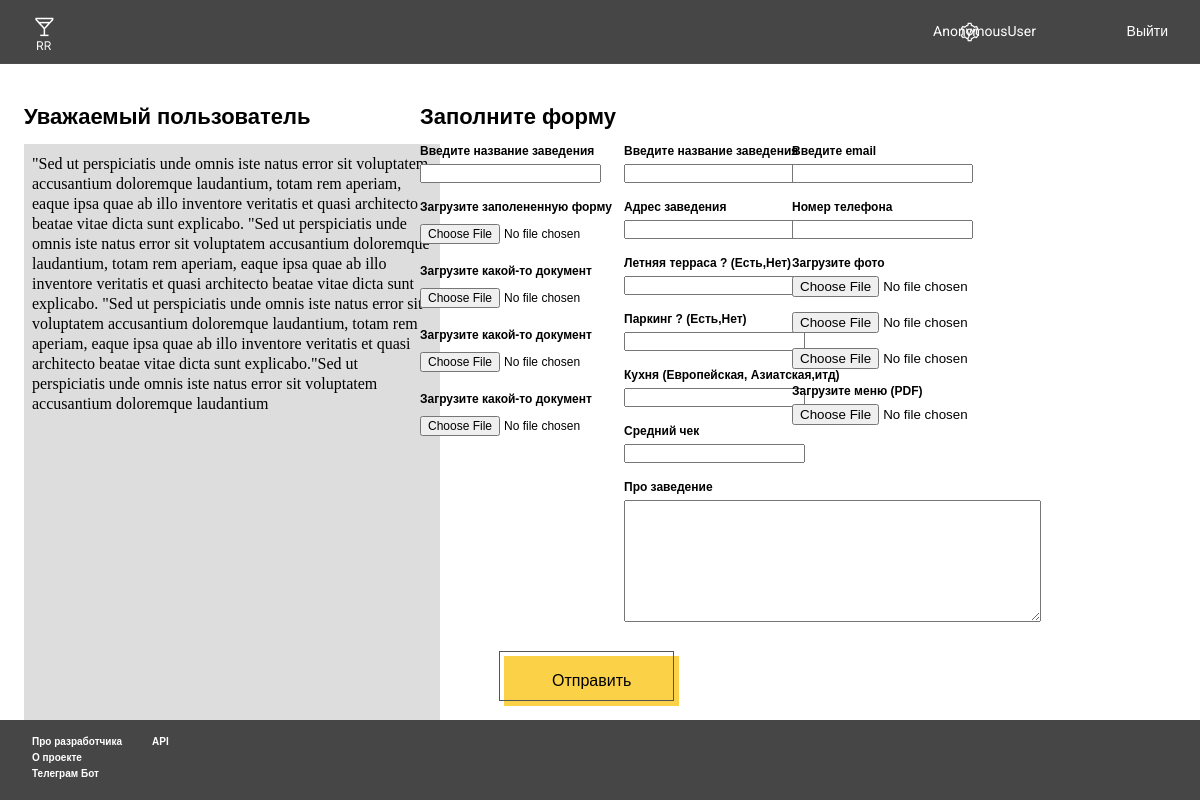
Page /application_new_res on the committed database.
### app/models.py (models this page shows)
class ui_elements(models.Model):
    background=models.ImageField(upload_to='ui_bac_image/')
    header=models.ImageField(upload_to='ui_png/')
    ico_header=models.ImageField(upload_to='ico_header/')
    ico_setting_header = models.ImageField(upload_to='ico_header/',null=True)
    f_image = models.ImageField(upload_to='f_image/')
    complete_image=models.ImageField(upload_to="complete_image/",blank=True)
    new_restaurant_setting_img=models.ImageField(upload_to="setting_img/",blank=True)
    edit_restaurant_setting_img = models.ImageField(upload_to="setting_img/", blank=True)
    user_setting_img = models.ImageField(upload_to="setting_img/", blank=True)
    support_setting_img=models.ImageField(upload_to="setting_img/", blank=True)

class info_text(models.Model):
    info_text_1 = models.TextField(max_length=800, null=True)
    info_text_2 = models.CharField(max_length=25, null=True)

### app/views.py (the view)
# urls.py: path("application_new_res",application_new_res,name='application_new_res'),
def application_new_res(request):
    back_img = ui_elements.objects.all()
    user = request.user
    new_restaurant = application_new_restaurant.objects.all()
    info=info_text.objects.filter(id=1)
    context={
        "back_img":back_img,
       "new_restaurant":new_restaurant,
        "user":user,
        "info":info
    }
    return render (request,"application_new_restaurant.html",context)

### app/templates/application_new_restaurant.html (shortened to what this page needs)
<!DOCTYPE html>
{%load static%}
<html lang="en">
<head>
    <link rel='stylesheet' href="{% static 'css/application_new_restaurantv7.css' %}">
</head>
<body>
    <div class="container">
        {% for i in back_img %}
            <img class='headers' src="{{i.header.url}}" >
            <img class='icoheaders' src="{{i.ico_header.url}}" >
            <img class='ico_setting_headers' src="{{i.ico_setting_header.url}}" >
            <div class="btn_logout">
                <a href={% url 'start_page' %} class="btn_logout_txt" style="text-decoration: none;" >Выйти</a>
                <div class="user_setting">
                        <a href={% url 'setting_user' %}  class="user_btn" style="text-decoration: none;">{{user}}</a>
                </div>
                {% endfor %}
        </div>
    </div>
<h2 class="info_label"> Уважаемый пользователь</h2>
{% for i in info %}
    <div class="info">
        {{i.info_text_1}}
      </div>
     {% endfor %}
<h2 class="register_new_restaurant_label">Заполните форму</h2>
<h1 class="name_restaurant_label">Введите название заведения</h1>
<form method="POST" class="application_new_restaurant_form" enctype="multipart/form-data" action="{% url 'save_application_send' %}">
        <input class="name_restaurant_input" name="name_restaurant_input"  required type="text" maxlength=15>
<h1 class="load_file1_label">Загрузите заполененную форму</h1>
  <input type="file" id="myFile" name="myfile1" class="loadfile_1" accept="application/pdf">
<h1 class="load_file2_label">Загрузите какой-то документ</h1>
  <input type="file" id="myFile" name="myfile2" class="loadfile_2" accept="application/pdf">
<h1 class="load_file3_label">Загрузите какой-то документ</h1>
  <input type="file" id="myFile" name="myfile3" class="loadfile_3" accept="application/pdf">
<h1 class="load_file4_label">Загрузите какой-то документ</h1>
  <input type="file" id="myFile" name="myfile4" class="loadfile_4"accept="application/pdf">
<h1 class="name_restaurant_label_post">Введите название заведения</h1>
<input class="name_restaurant_input_post" name="name_restaurant_input_post"  required type="text" maxlength=15>
<h1 class="adress_label_post">Адрес заведения</h1>
<input class="adress_input_post" name="adress_input_post"  required type="text" maxlength=25>
<h1 class="terrace_label_post">Летняя терраса ? (Есть,Нет)</h1>
<input class="terrace_input_post" name="terrace_input_post"  required type="text" maxlength=25>
<h1 class="parking_label_post">Паркинг ? (Есть,Нет)</h1>
<input class="parking_input_post" name="parking_input_post"  required type="text" maxlength=25>
<h1 class="kitchen_label_post">Кухня (Европейская, Азиатская,итд)</h1>
<input class="kitchen_input_post" name="kitchen_input_post"  required type="text" maxlength=25>
<h1 class="average_check_label_post">Средний чек</h1>
<input class="average_check_input_post" name="average_check_input_post"  required type="number" maxlength=25>
<h1 class="photo_restaurant_label_post">Загрузите фото</h1>
<input type="file" id="myFile" name="photo_restaurant" class="photo_restaurant" >
<input type="file" id="myFile" name="photo_restaurant2" class="photo_restaurant2" >
<input type="file" id="myFile" name="photo_restaurant3" class="photo_restaurant3" >
<h1 class="menu_download_label">Загрузите меню (PDF)</h1>
<input type="file" id="myFile" name="menu_download" class="menu_download" accept="application/pdf">
<h1 class="email_label_post">Введите email</h1>
<input class="email_input_post" name="email_input_post"  required type="text" maxlength=25>
<h1 class="number_label_post">Номер телефона</h1>
<input class="number_input_post" name="number_input_post"  required type="text" maxlength=25>
<h1 class="about_label">Про заведение</h1>
<textarea class="about" rows="8" cols="50" maxlength=400 name="about">
</textarea>
<button type="submit">
  Отправить
</button>
</form>
            <div class="footer">
                {% for i in back_img %}
                    <img class="footer_img" src="{{i.f_image.url}}">
                    <div class="footer_btn">
                        <h1 class="text_footer_dev">Про разработчика</h1>
                        <h1 class="text_footer_project"> О проекте</h1>
                        <h1 class="text_footer_telegram">Телеграм Бот</h1>
                        <h1 class="text_footer_api">API</h1>
                {% endfor %}
            </div>
</body>
</html>

### rows in the picture
ui_elements: header (picture), ico_header (picture), ico_setting_header (picture), user "AnonymousUser", f_image (picture)
info_text: info_text_1 "\"Sed ut perspiciatis unde omnis iste natus error sit voluptatem accusantium doloremque laudantium, totam rem aperiam, eaque ipsa quae ab illo inventore veritatis et quasi architecto beatae vitae dicta sunt explicabo. \"Sed ut perspiciatis unde omnis iste natus error sit voluptatem accusantium doloremque laudantium, totam rem aperiam, eaque ipsa quae ab illo inventore veritatis et quasi architecto beatae vitae dicta sunt explicabo. \"Sed ut perspiciatis unde omnis iste natus error sit voluptatem accusantium doloremque laudantium, totam rem aperiam, eaque ipsa quae ab illo inventore veritatis et quasi architecto beatae vitae dicta sunt explicabo.\"Sed ut perspiciatis unde omnis iste natus error…"
